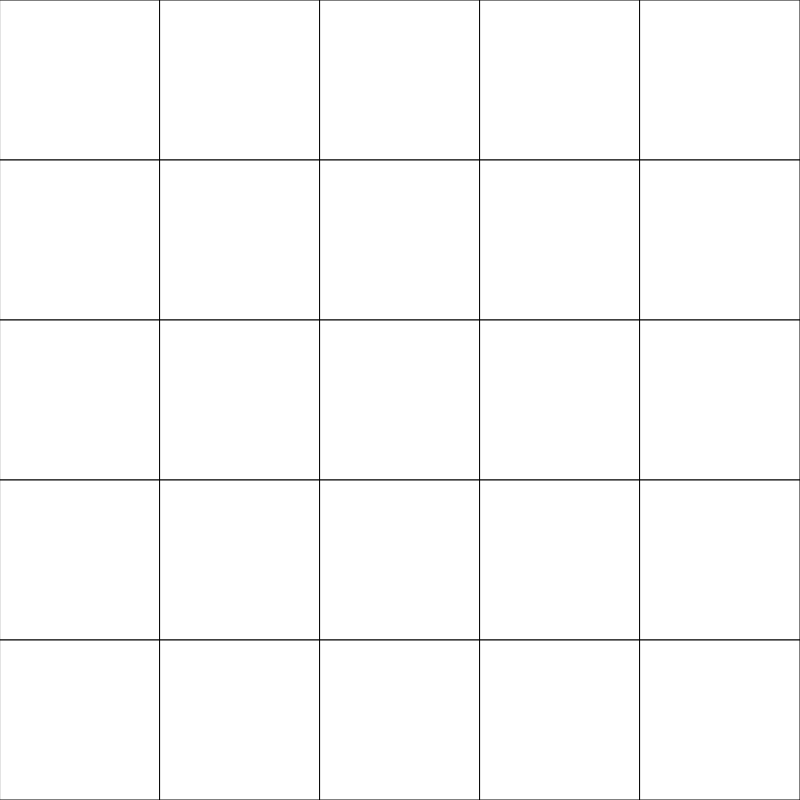
Frame 1 (no input)
Frame 2 (the mouse pressed at the canvas centre, redrawn once): identical to frame 1, image omitted

The p5.js sketch that drew this single still picture (run headless with seeded random() and noise() and a simulated clock; the mouse was pressed at the canvas centre and the sketch redrawn once):

// p5.js sketch
// ── sketch.js
const GRID_X = 5;
const GRID_Y = 5;
const TILE_LABELS = "ABCDEFGHIJKLMNOPQRSTUVWXYZ";

let grid;

function setup() {
	createCanvas(800, 800);
	grid = new Grid([GRID_X, GRID_Y], TILE_LABELS);
}

function draw() {
	grid.draw();
}

class Grid {
	constructor(dims, tileLabels) {

		[this.xdim, this.ydim] = dims;

		const tileSize = [width / this.xdim, height / this.ydim];
		const labels = tileLabels.split('');
		const tiles = Array.from({ length: this.ydim }, (_, col) =>
			Array.from({ length: this.xdim }, (_, row) => new Tile({ x: col * tileSize[0], y: row * tileSize[1] }, tileSize, labels.unshift()))
		);

		this.tiles = tiles;
	}
	draw() {
		this.tiles.forEach(row => row.forEach(tile => tile.draw()));
	}
}

class Tile {
	constructor(pos, tileSize, label) {
		this.pos = pos;
		this.tileSize = tileSize;
		this.label = label;
	}
	draw() {
		stroke(0);
		strokeWeight(1);
		fill(255);
		noLoop();
		// console.log('draw')
		rect(this.pos.x, this.pos.y, this.tileSize[0], this.tileSize[1]);
	}
}
